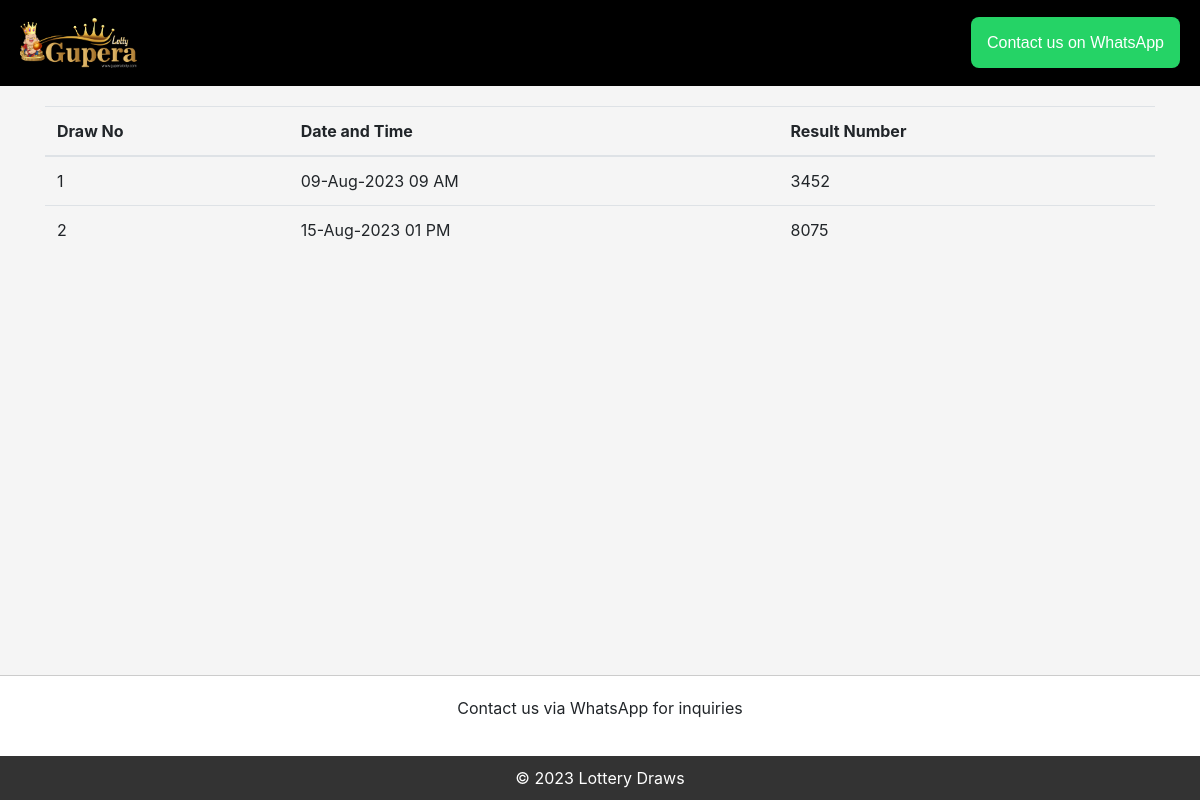
/draws/, run on an earlier commit of the app's database.
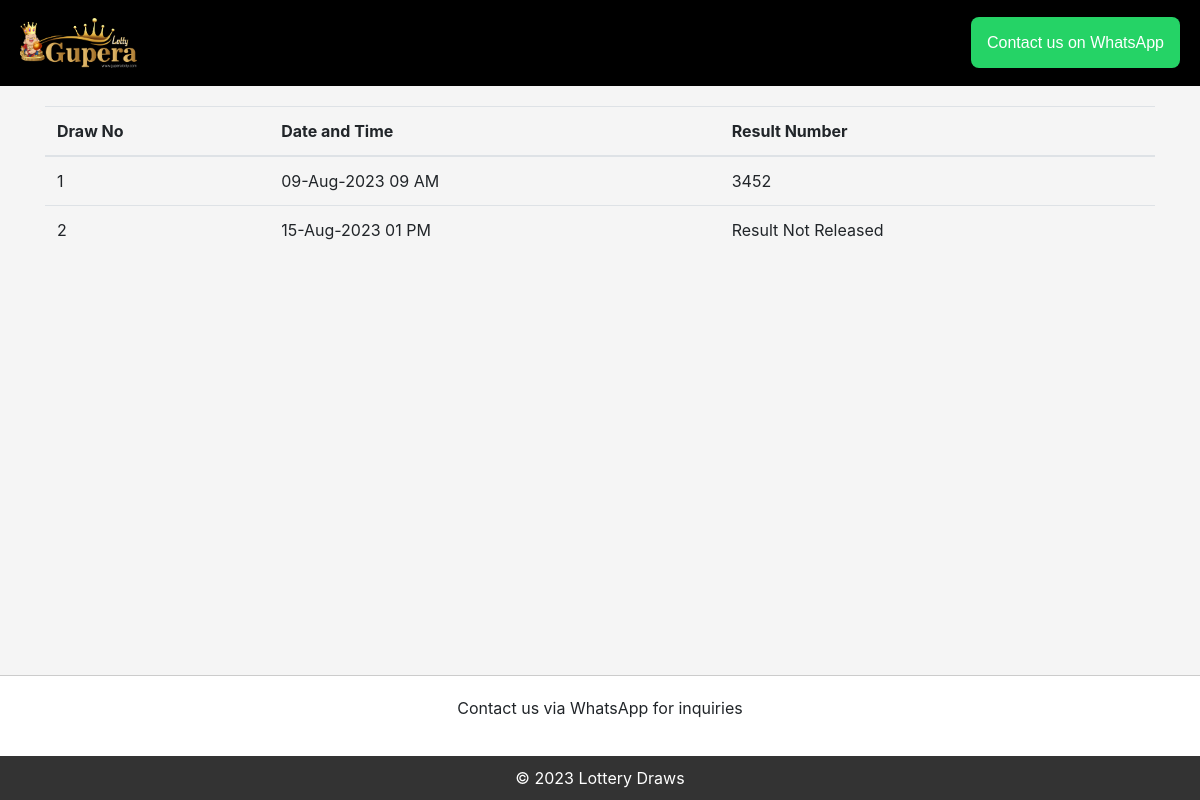
And on a later commit of the database.
### KuberaApp/models.py (models this page shows, shortened)
class Draw(models.Model):
    draw_uuid          = models.UUIDField(default=uuid.uuid4, editable=False, unique=True)
    draw_date          = models.DateField()
    draw_time          = models.TimeField()
    result_number      = models.PositiveIntegerField(default=0)
    released           = models.BooleanField(default=False)
    winning_percentage = models.DecimalField(max_digits=5, decimal_places=2,blank=True,null=True)
    loot_amount        = models.DecimalField(max_digits=10, decimal_places=2,blank=True,null=True)
    is_active          = models.BooleanField(default=False)
    result_generated   = models.BooleanField(default=False)
    orders_accepted   = models.BooleanField(default=False)

### KuberaApp/views.py (the view)
# urls.py: path('draws/', views.draws_list, name='draws_list'),
def draws_list(request):
    active_draws = Draw.objects.all()
    context = {'active_draws': active_draws}
    return render(request, 'kuberaapp/results.html', context)

### KuberaApp/context_processor.py (called while the page is built)
def website_info_context(request):
    try:
        website_info = WebsiteInfo.objects.first()  # Retrieve the first WebsiteInfo object
    except WebsiteInfo.DoesNotExist:
        website_info = None
    context = {
        'website_info': website_info
    }
    return context

### templates/kuberaapp/results.html (shortened to what this page needs)
{% load static %}
<!DOCTYPE html>
<html>
<head>
    <link rel="stylesheet" href="https://stackpath.bootstrapcdn.com/bootstrap/4.5.2/css/bootstrap.min.css">
</head>
<body>
    <div class="header">
        <img class="logo" src="{% static 'logo-1.jpg' %}" alt="Logo">
        <h1><a href="https://api.whatsapp.com/send?phone=3197010240285" style="display: inline-block; padding:16px; border-radius: 8px; background-color: #25D366; color: #fff; text-decoration: none; font-family: sans-serif; font-size: 16px;">Contact us on WhatsApp</a></h1>
    </div>
    <div class="container draws-container">
        <table class="table">
            <thead>
                <tr>
                    <th>Draw No</th>
                    <th>Date and Time</th>
                    <th>Result Number</th>
                </tr>
            </thead>
            <tbody>
                {% for draw in active_draws %}
                <tr>
                    <td>{{ draw.pk }}</td>
                    <td>{{ draw.draw_date|date:"d-M-Y" }} {{ draw.draw_time|time:"h A" }}</td>
                    <td>{% if draw.result_generated %}{{ draw.result_number }}{% else %}Result Not Released{% endif %}</td>
                </tr>
                {% endfor %}
            </tbody>
        </table>
    </div>
    <div class="contact-us">
        <p>Contact us via WhatsApp for inquiries</p>
    </div>
    <div class="footer">
        &copy; 2023 Lottery Draws
    </div>
</body>
</html>

What changed in the data, as far as the page shows it:
changed Draw "15-Aug-2023": result_number "8075" → (not shown); now shows "Result Not Released"
